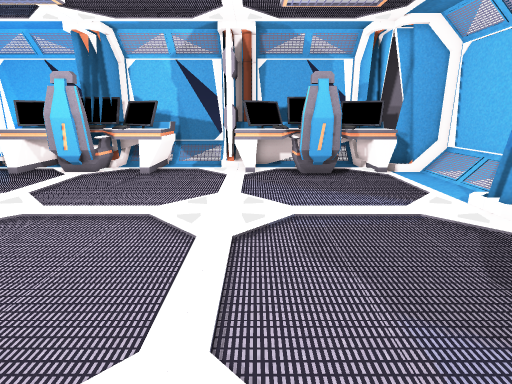
view 1 (above)

22 first-person views from a walk through a scene from a Unity 3-D project. The camera is 1.4 m above the floor, tilts 14° down and sees 80° across. The floor is counted in squares, 0.5 m on a side. Each view is taken from the middle of a square. On the plan, view 1 faces up. The plan holds only what a view shows up to about 20 squares ahead; the rest is blank. The player character is not drawn.

view 2
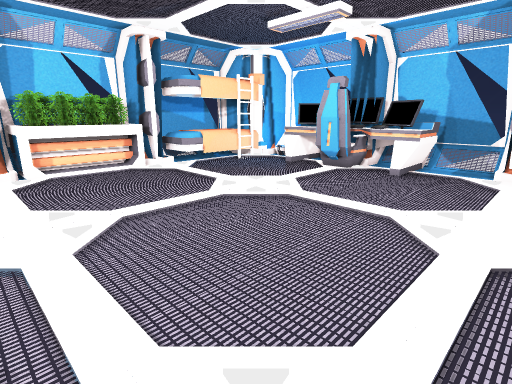

view 3
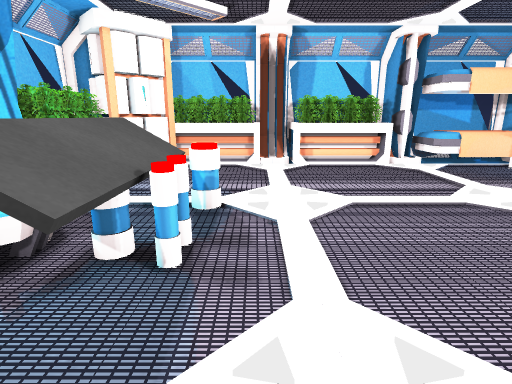

view 4
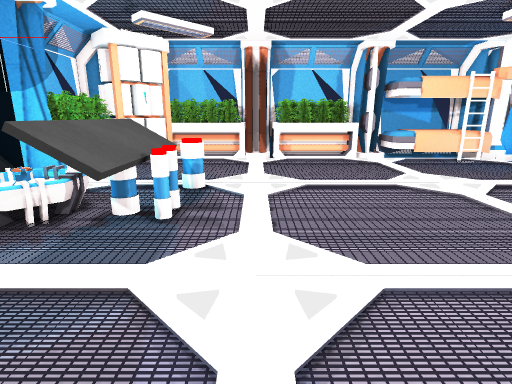

view 5
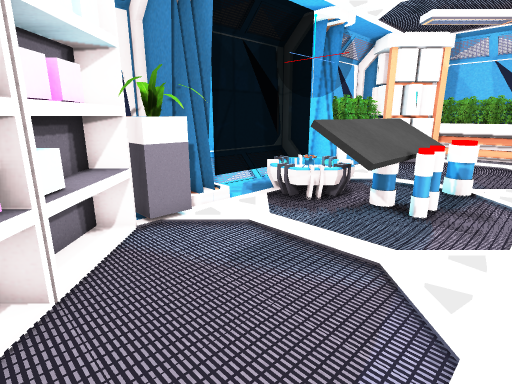

view 6
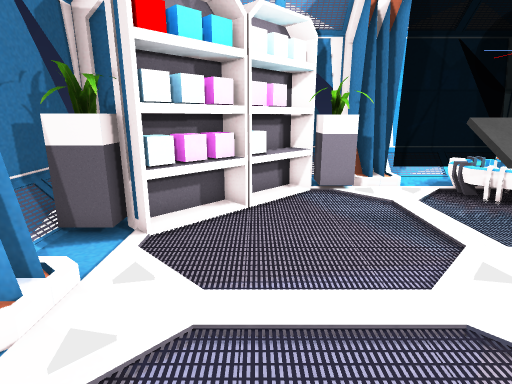

view 7
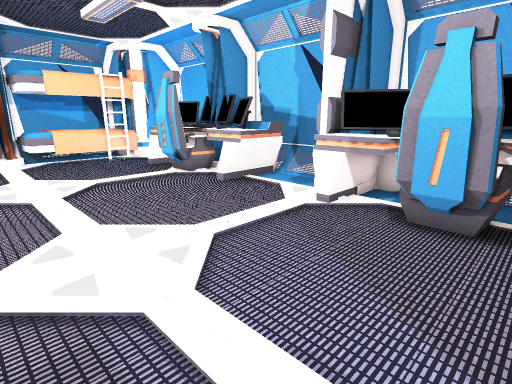

view 8
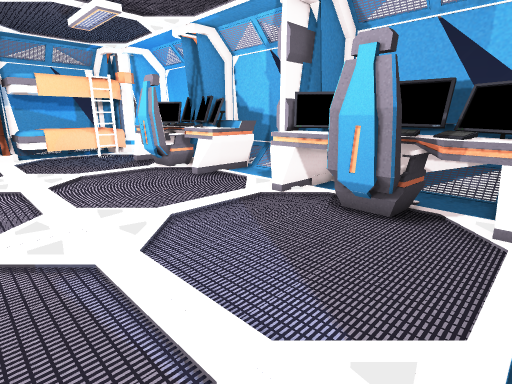

view 9
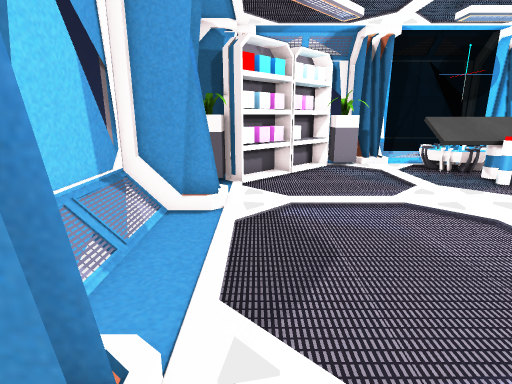

view 10
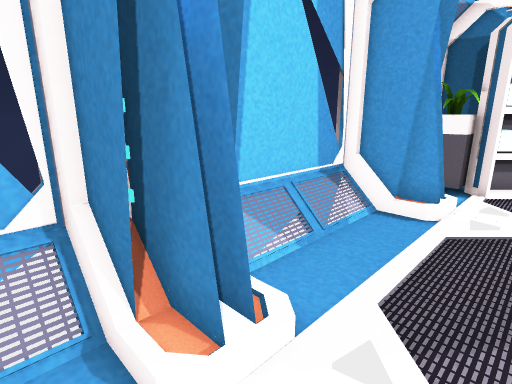

view 11
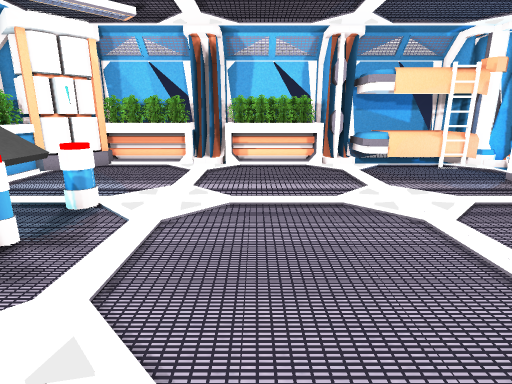

view 12
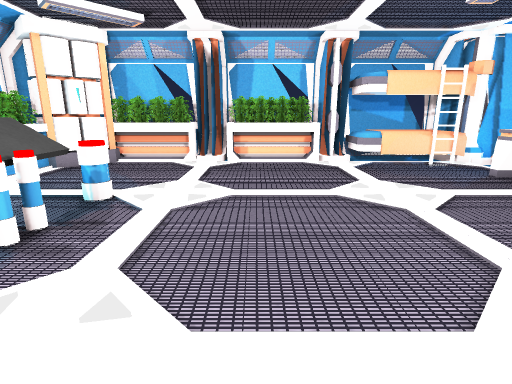

view 13
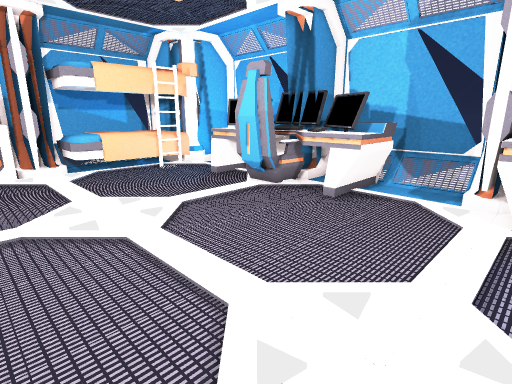

view 14
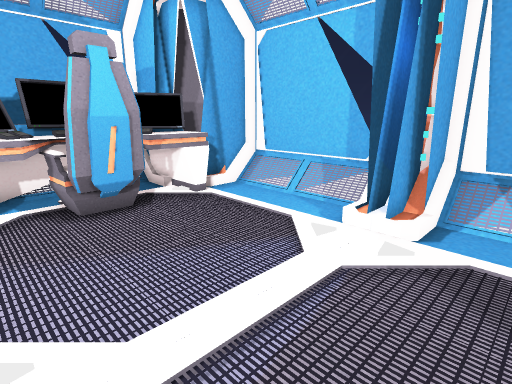

view 15
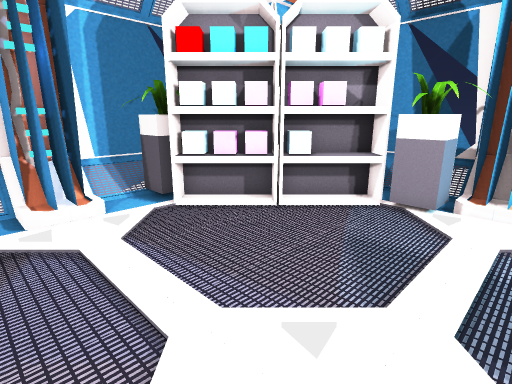

view 16
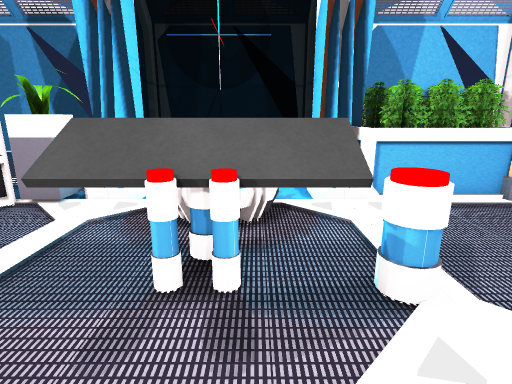

view 17
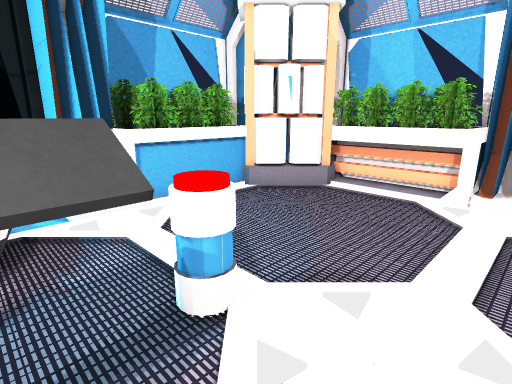

view 18
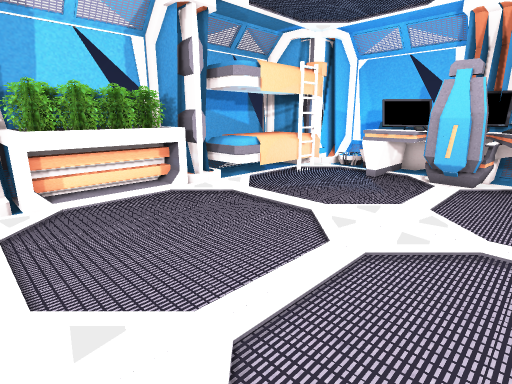

view 19
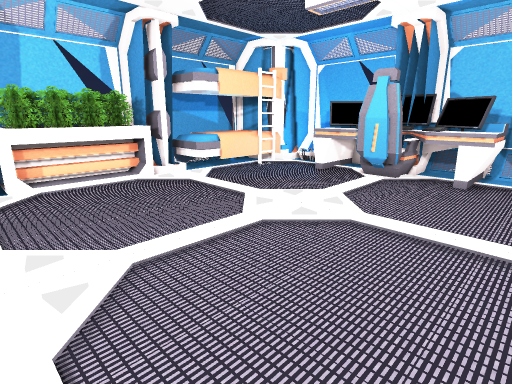

view 20
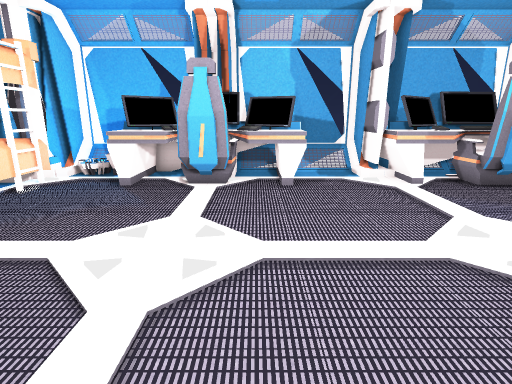

view 21
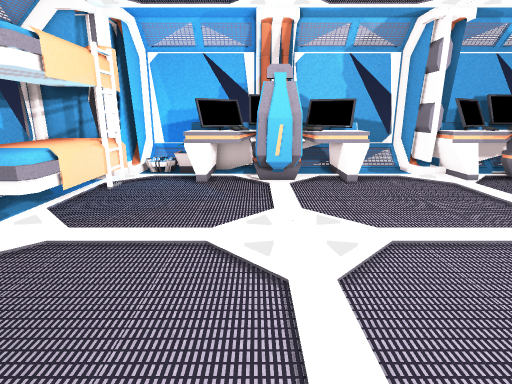

view 22
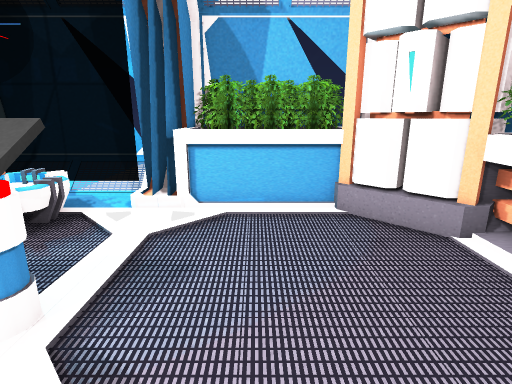

### Floor plan
Key: @ floor where view 1 was taken; # wall or solid block; . floor; / step, stairs or slope; = window, fence, low wall or low ledge; O other object.
Columns run from 20 left of view 1 to 10 right of it. Each row starts with its distance up from view 1.
 20     #====####=====###==####
 19    ##//O ####OOO//###OOOO####
 18  ####//OOOOOOOOO..#OOOOOOOOO#
 17  ##O/..OOOOOOOOO..#OOOOOOOOO##
 16 ##OOO..OOOO OOOO...OOOO OOOO###
 15 #OOOO.....OOO.........OOO..../=
 14 #OOOO......O...........O...../=
 13 #OOOO......................../=
 12 #OOOO......................../=
 11 #OOOO......................../=
 10 ##OOO....................../###
  9 ####......................./##
  8 ##OO......................./###
  7  OOO........................./=
  6 OOOO........................./=
  5 OOOO........................./=
  4 OOOO........................./=
  3 OOOO........................./=
  2 ##OO......................./###
  1 ###......................../##
  0 #OOO................@....../###
 -1 OOOO.......OO................/=
 -2 OOOO.......OOOOOOOO.......OOO/=
 -3 OOOO........OOOOOOO......OOO./=
 -4 OOOO........OOOOOOO.....OOO   =
 -5 O OO..........OOO......OOO    =
 -6 ##O#..........OOO.....OOO   ###
 -7    O.OOOOOO=..OOO.///.OO    #
 -8    #OOOOOOO##  #  ###../
 -9    ##OOOOOO##      ##////
-10     #OOOOOO#        #=====

Where each view was taken, in squares from view 1:
view 1: 0 up, 0 right, facing up
view 2: 0 up, 0 right, facing up-left
view 3: 0 up, 1 right, facing left
view 4: 1 up, 4 right, facing left
view 5: 1 up, 5 right, facing down-left
view 6: 5 up, 4 right, facing down
view 7: 7 up, 5 right, facing up-left
view 8: 7 up, 7 right, facing up-left
view 9: 11 up, 6 right, facing down
view 10: 11 up, 5 right, facing down-right
view 11: 4 up, 1 right, facing left
view 12: 4 up, 2 right, facing left
view 13: 6 up, 0 right, facing up-left
view 14: 6 up, 0 right, facing up-right
view 15: 3 up, 2 left, facing down-right
view 16: 3 up, 6 left, facing down
view 17: 2 up, 6 left, facing down-left
view 18: 1 up, 6 left, facing up-left
view 19: 1 up, 3 left, facing up-left
view 20: 3 up, 7 left, facing up
view 21: 2 up, 10 left, facing up
view 22: 2 up, 12 left, facing down
